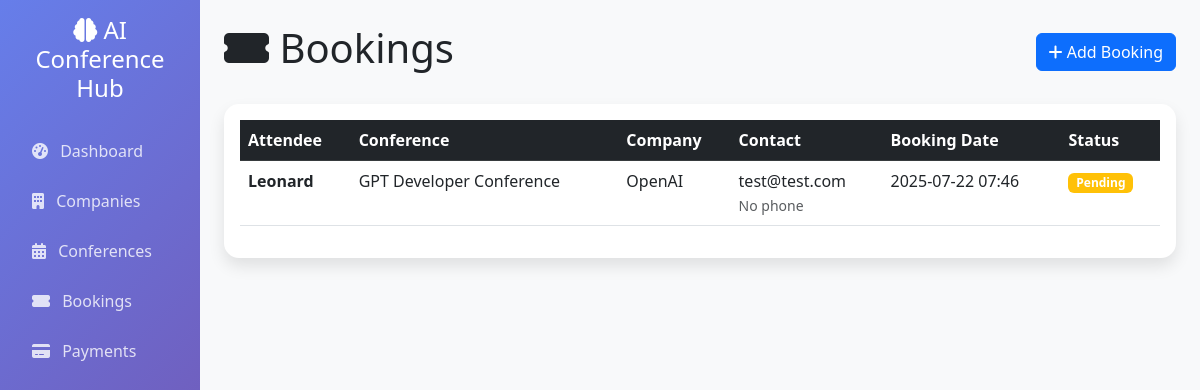
The page /bookings/ on the database its author committed.
### app/models.py (models this page shows)
class Booking(db.Model):
    id = db.Column(db.Integer, primary_key=True)
    attendee_name = db.Column(db.String(100), nullable=False)
    attendee_email = db.Column(db.String(100), nullable=False)
    attendee_phone = db.Column(db.String(20))
    booking_date = db.Column(db.DateTime, default=datetime.utcnow)
    status = db.Column(db.String(20), default='Pending')
    conference_id = db.Column(db.Integer, db.ForeignKey('conference.id'), nullable=False)
    company_id = db.Column(db.Integer, db.ForeignKey('company.id'), nullable=False)
    user_id = db.Column(db.Integer, db.ForeignKey('user.id'), nullable=True)
    payment = db.relationship('Payment', backref='booking', uselist=False, lazy=True)
    invoice = db.relationship('Invoice', backref='booking', uselist=False, lazy=True)

class Conference(db.Model):
    id = db.Column(db.Integer, primary_key=True)
    title = db.Column(db.String(200), nullable=False)
    description = db.Column(db.Text)
    start_date = db.Column(db.DateTime, nullable=False)
    end_date = db.Column(db.DateTime, nullable=False)
    location = db.Column(db.String(200), nullable=False)
    price = db.Column(db.Float, nullable=False, default=0.0)
    max_attendees = db.Column(db.Integer, default=100)
    status = db.Column(db.String(20), default='Active')
    company_id = db.Column(db.Integer, db.ForeignKey('company.id'), nullable=False)
    created_date = db.Column(db.DateTime, default=datetime.utcnow)
    bookings = db.relationship('Booking', backref='conference', lazy=True)

class Company(db.Model):
    id = db.Column(db.Integer, primary_key=True)
    name = db.Column(db.String(100), nullable=False)
    industry = db.Column(db.String(100), nullable=False, default='Artificial Intelligence')
    website = db.Column(db.String(200))
    contact_email = db.Column(db.String(100))
    phone = db.Column(db.String(20))
    description = db.Column(db.Text)
    created_date = db.Column(db.DateTime, default=datetime.utcnow)
    conferences = db.relationship('Conference', backref='organizer', lazy=True)
    bookings = db.relationship('Booking', backref='company', lazy=True)
    users = db.relationship('User', backref='company', lazy=True)
    details = db.relationship('CompanyDetails', backref='company', uselist=False, lazy=True)
    intelligence = db.relationship('BusinessIntelligence', backref='company', lazy=True)

### app/routes/bookings.py (the view)
@bp.route('/')
def index():
    bookings = Booking.query.join(Conference).join(Company).all()
    return render_template('bookings.html', bookings=bookings)

### app/templates/bookings.html
{% extends "base.html" %}
{% block content %}
<div class="d-flex justify-content-between align-items-center mb-4">
    <h1><i class="fas fa-ticket-alt"></i> Bookings</h1>
    <a href="{{ url_for('bookings.add') }}" class="btn btn-primary">
        <i class="fas fa-plus"></i> Add Booking
    </a>
</div>
<div class="card">
    <div class="card-body">
        <div class="table-responsive">
            <table class="table table-hover">
                <thead class="table-dark">
                    <tr>
                        <th>Attendee</th>
                        <th>Conference</th>
                        <th>Company</th>
                        <th>Contact</th>
                        <th>Booking Date</th>
                        <th>Status</th>
                    </tr>
                </thead>
                <tbody>
                    {% for booking in bookings %}
                    <tr>
                        <td><strong>{{ booking.attendee_name }}</strong></td>
                        <td>{{ booking.conference.title }}</td>
                        <td>{{ booking.company.name }}</td>
                        <td>
                            {{ booking.attendee_email }}<br>
                            <small class="text-muted">{{ booking.attendee_phone or 'No phone' }}</small>
                        </td>
                        <td>{{ booking.booking_date.strftime('%Y-%m-%d %H:%M') }}</td>
                        <td>
                            <span class="badge bg-{{ 'success' if booking.status == 'Confirmed' else 'warning' if booking.status == 'Pending' else 'danger' }}">
                                {{ booking.status }}
                            </span>
                        </td>
                    </tr>
                    {% endfor %}
                </tbody>
            </table>
        </div>
    </div>
</div>
{% endblock %}

### app/templates/base.html (style rules this page uses)
.card { border: none; box-shadow: 0 0.5rem 1rem rgba(0,0,0,0.1); border-radius: 15px; }

### rows shown on the page
Booking: attendee_name "Leonard", conference "GPT Developer Conference", company.name "OpenAI", attendee_email "test@test.com", attendee_phone "No phone", booking_date "2025-07-22 07:46", status "Pending"
